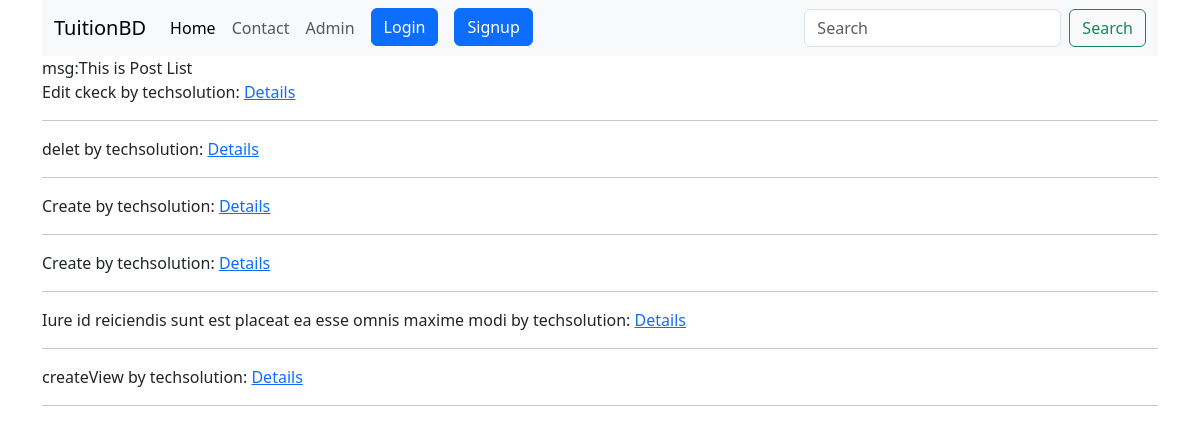
The page /tuition/postlist/ on the database its author committed.
### tuition/models.py (models this page shows, shortened)
class Post(models.Model):
    CATEGORY=(
        ('Teacher',"Teacher"),
        ('Student','Studnet'),
    )
    MEDIUM=(
        ('bangla','bangla'),
        ('english','english'),
        ('hindi','hindi'),
        ('urdho','urdho'),
    )
    user=models.ForeignKey(User,on_delete=models.CASCADE,blank=True,null=True)
    id=models.AutoField(primary_key=True)
    title=models.CharField(max_length=100)
    slug=models.CharField(max_length=100,default=title)
    email=models.EmailField()
    salary=models.FloatField()
    details=models.TextField()
    available=models.BooleanField()
    category=models.CharField(max_length=100,choices=CATEGORY)
    created_at=models.DateTimeField(default=now)
    image=models.ImageField(default='default.jpeg',upload_to='tuition/images')
    medium=MultiSelectField(max_length=200, max_choices=5,choices=MEDIUM,default='bangla')
    subject=models.ManyToManyField(Subject,related_name='subject_set')
    class_in=models.ManyToManyField(Class_in,related_name='class_set')

### tuition/views.py (the view)
# urls.py: path('postlist/', PostListView.as_view(),name='postlist'),
class PostListView(ListView):
    template_name='tuition/postlist.html'
    model=Post
    context_object_name='posts'
    queryset=Post.objects.filter(user=1)
    def get_context_data(self, *args, **kwargs):
        contex= super().get_context_data(*args, **kwargs)
        contex['posts']=contex.get('object_list')
        contex['msg']='This is Post List'
        return contex

### templates/tuition/postlist.html (shortened to what this page needs)
{% extends 'basic.html' %}
{% block body %}
msg:{{msg}} <br>
{% for p in posts %}
  {{ p.title }} by {{p.user.username}}: <a href="/tuition/postdetail/{{ p.id }}">Details</a>
  <hr>
{% endfor %}
{% endblock body %}

### rows shown on the page
Post: title "Edit ckeck", user.username "techsolution"
Post: title "delet", user.username "techsolution"
Post: title "Create", user.username "techsolution"
Post: title "Create", user.username "techsolution"
Post: title "Iure id reiciendis sunt est placeat ea esse omnis maxime modi", user.username "techsolution"
Post: title "createView", user.username "techsolution"

### other values the page prints
{{ msg }} "This is Post List"
